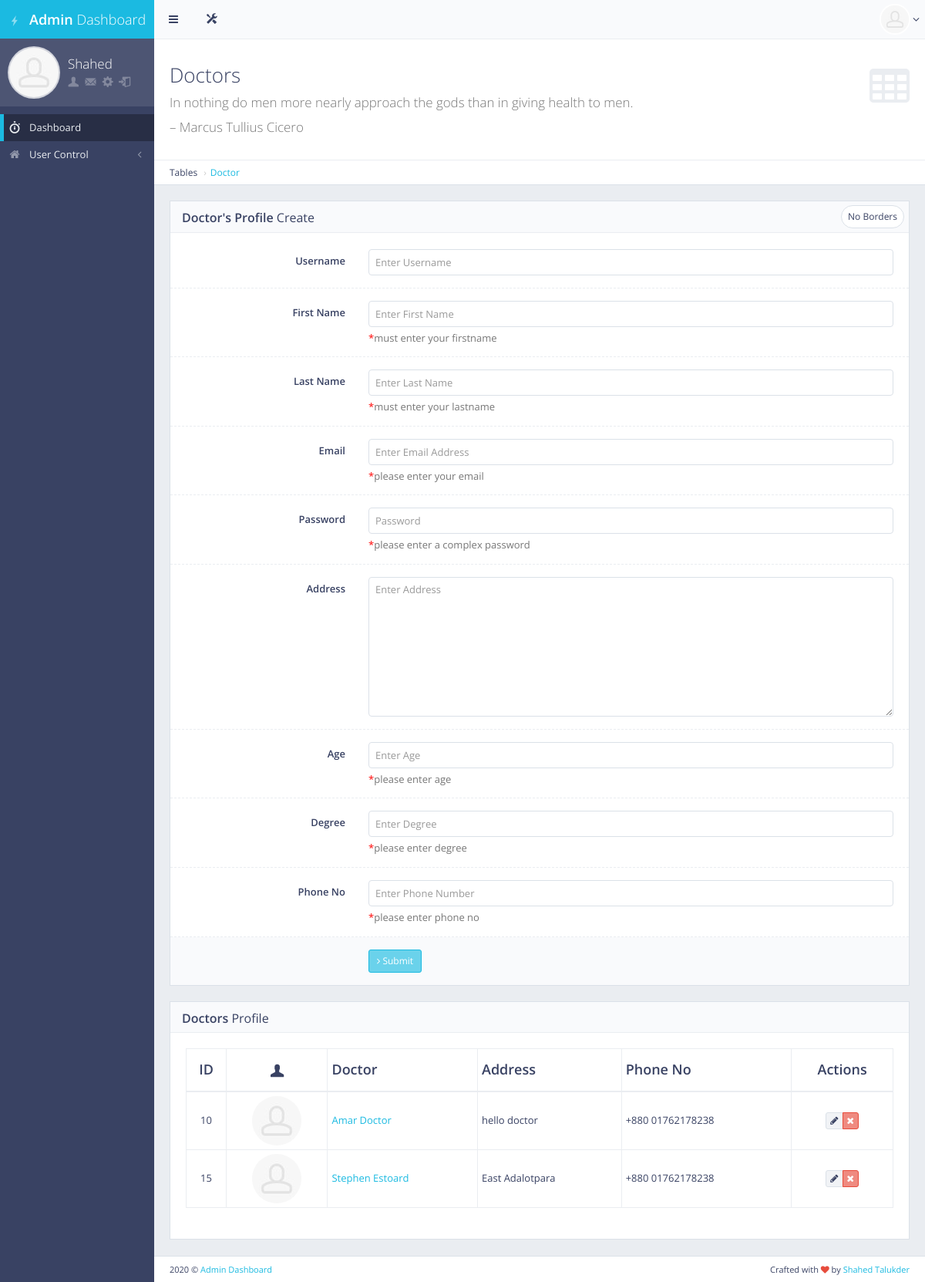
The app's page /crudDoctor/ (signed in), older data.
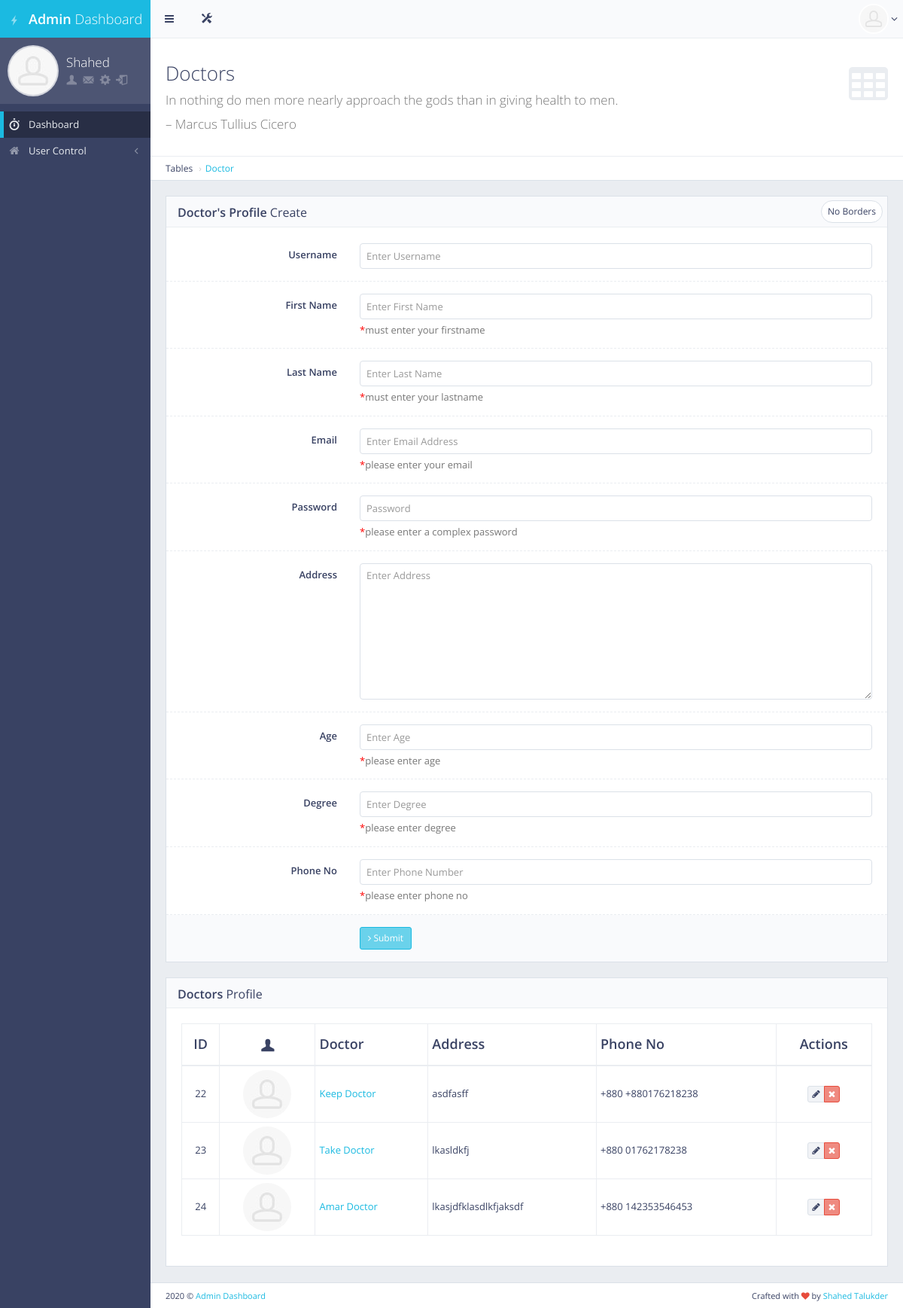
The same page, newer data.
### main/models.py (models this page shows, shortened)
class Doctor(models.Model):
    user = models.OneToOneField(User,on_delete=models.CASCADE,primary_key=True,related_name='doctoruser')
    user_name = models.CharField(max_length=50, blank=True, null=True)
    full_name = models.CharField(max_length=50, blank=True, null=True)
    address = models.CharField(max_length=500, blank=True, null=True)
    age = models.CharField(max_length=50, blank=True, null=True)
    degree = models.CharField(max_length=120,blank=True,null=True)
    phone_no = models.CharField(max_length=50, blank=True,null=True)
    class Meta:
        db_table = "doctor_info"

class User(AbstractUser):
    is_patient = models.BooleanField(default=False)
    is_doctor = models.BooleanField(default=False)
    is_nurse = models.BooleanField(default=False)
    is_assistant = models.BooleanField(default=False)
    is_admin = models.BooleanField(default=False)
    is_registered = models.BooleanField(default=False)

### frontend/views.py (the view, shortened to what this page needs)
# urls.py: path('crudDoctor/', views.crudDoctor, name="crudDoctor"),
def crudDoctor(request):
    if request.user.is_authenticated and request.user.is_superuser:
        doctor = Doctor.objects.all()
        context = {"title":"Manage Doctors","doc":doctor}
        return render(request, 'front/crud_doctor.html', context)
    else:
        return redirect('/')

### frontend/templates/front/crud_doctor.html (shortened to what the changed rows need)
{%extends 'front/base.html'%}
{%load static%}
{%block main_content%}
<div id="page-content">
    <div class="content-header">
        <div class="header-section">
            <h1>
                <i class="fa fa-table"></i>Doctors<br><small>In nothing do men more nearly approach the gods than in giving health to men.</small><br/><small>– Marcus Tullius Cicero</small>
            </h1>
        </div>
    </div>
    <div class="row">
        <div class="col-md-12">
            <div class="block">
                <div class="block-title">
                    <h2><strong>Doctor's Profile</strong> Create</h2>
                </div>
            </div>
        </div>
    </div>
    <div class="block full">
        <div class="block-title">
            <h2><strong>Doctors</strong> Profile</h2>
        </div>
        <div class="table-responsive">
            <table id="example-datatable" class="table table-vcenter table-condensed table-bordered">
                <thead>
                    <tr>
                        <th class="text-center">ID</th>
                        <th class="text-center"><i class="gi gi-user"></i></th>
                        <th>Doctor</th>
                        <th>Address</th>
                        <th>Phone No</th>
                        <th class="text-center">Actions</th>
                    </tr>
                </thead>
                <tbody>
                    {%for i in doc%}
                    <tr>
                        <td class="text-center">{{i.user.id}}</td>
                        <td class="text-center"><img src="{%static 'front/'%}img/placeholders/avatars/avatar15.jpg" alt="avatar" class="img-circle"></td>
                        <td><a href="javascript:void(0)">{{i.full_name | title}}</a></td>
                        <td>{{i.address}}</td>
                        <td><span class="text-center">+880 {{i.phone_no}}</span></td>
                        <td class="text-center">
                            <div class="btn-group">
                                <a href="{% url 'edit_doctor' id=i.pk %}" data-toggle="tooltip" title="Edit" class="btn btn-xs btn-default"><i class="fa fa-pencil"></i></a>
                                <a href="{% url 'delete_doctor' id=i.pk %}" data-toggle="tooltip" title="Delete" class="btn btn-xs btn-danger"><i class="fa fa-times"></i></a>
                            </div>
                        </td>
                    </tr>
                    {%endfor%}
                </tbody>
            </table>
        </div>
    </div>
</div>
{%endblock main_content%}

Row changes from the older to the newer data that the page shows:
removed Doctor: user.id "10", full_name "Amar Doctor", address "hello doctor", phone_no "01762178238"
removed Doctor: user.id "15", full_name "Stephen Estoard", address "East Adalotpara", phone_no "01762178238"
added Doctor: user.id "22", full_name "Keep Doctor", address "asdfasff", phone_no "+880176218238"
added Doctor: user.id "23", full_name "Take Doctor", address "lkasldkfj", phone_no "01762178238"
added Doctor: user.id "24", full_name "Amar Doctor", address "lkasjdfklasdlkfjaksdf", phone_no "142353546453"
